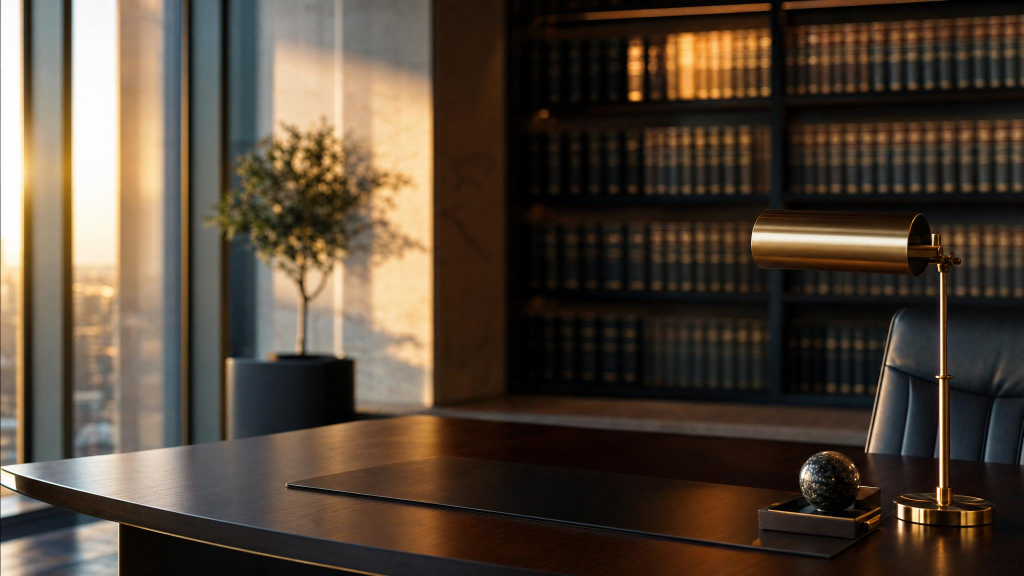
#> input picture images/hero-bg.jpg, 2048 x 1152 px, found by its file name (shown at 1/2 size)
$ python gen_og_card.py
#> lines starting #> are read from the running program, lines starting #| are printed output that depends on the picture
#!/usr/bin/env python3
"""
Generate images/og-card.jpg — the 1200x630 social-share card.

Why this exists: og:image must be a *landscape* ~1200x630 image, but the portrait
(full_portrait.jpeg) is 599x1024 (vertical). Pointing og:image straight at the portrait
while declaring 1200x630 lies to WhatsApp/Facebook/LinkedIn and breaks the preview.
This composites the portrait onto a softened crop of the hero background at the true size.

Run from the repo root:   python3 scripts/gen_og_card.py
Then rebuild + redeploy:  python3 build.py && npx wrangler pages deploy dist ...
"""
from PIL import Image, ImageFilter, ImageEnhance

W, H = 1200, 630
BG_SRC = "images/hero-bg.jpg"
PORTRAIT_SRC = "images/full_portrait.jpeg"
OUT = "images/og-card.jpg"

# background: cover-crop to 1200x630, then soften + darken so the portrait pops
bg = Image.open(BG_SRC).convert("RGB")
#> bg is the input picture: PIL image 2048x1152 RGB; mean R, G, B 82.1, 68.8, 55.3
scale = max(W / bg.width, H / bg.height)
#> scale = 0.586
bg = bg.resize((round(bg.width * scale), round(bg.height * scale)), Image.LANCZOS)
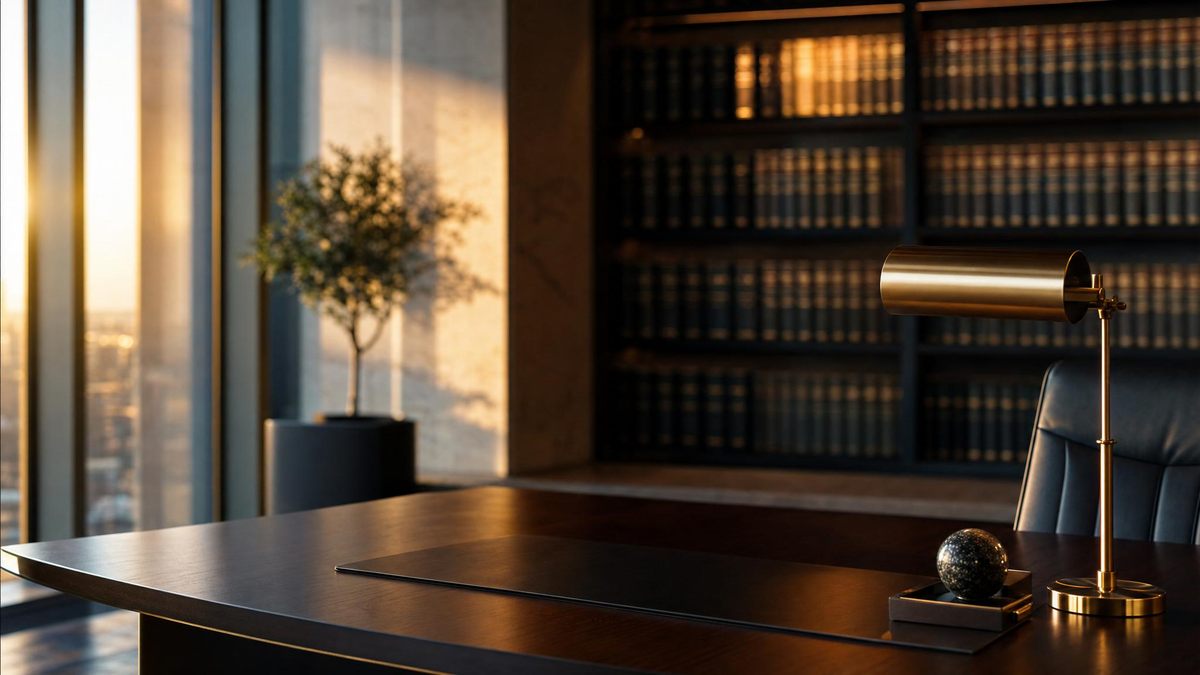
#> bg: PIL image 1200x675 RGB; mean R, G, B 82.1, 68.8, 55.4
left, top = (bg.width - W) // 2, (bg.height - H) // 2
#> left = 0; top = 22
bg = bg.crop((left, top, left + W, top + H))
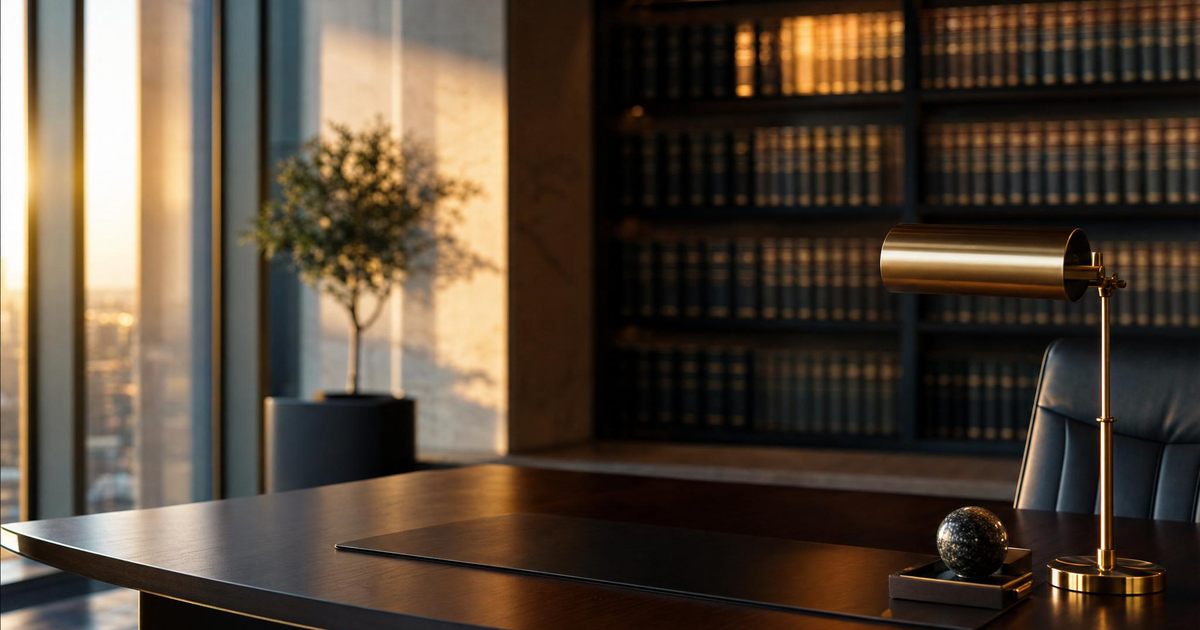
#> bg: PIL image 1200x630 RGB; mean R, G, B 83.6, 70, 56.2
bg = bg.filter(ImageFilter.GaussianBlur(6))
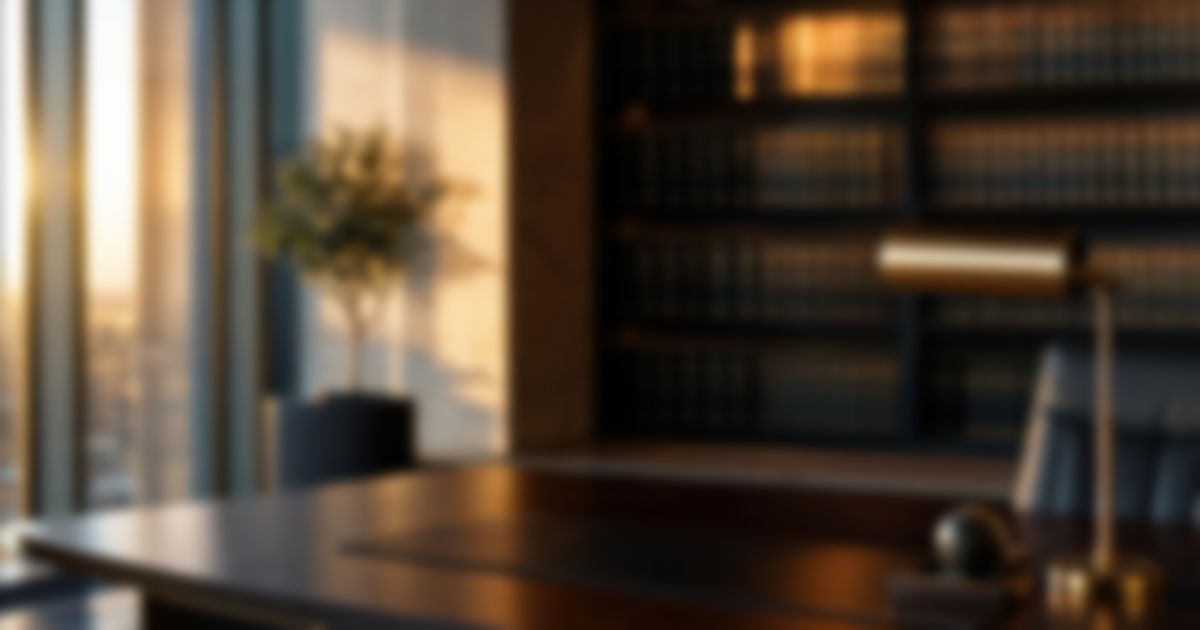
#> bg: PIL image 1200x630 RGB; mean R, G, B 83.5, 69.9, 56.1
bg = ImageEnhance.Brightness(bg).enhance(0.55)
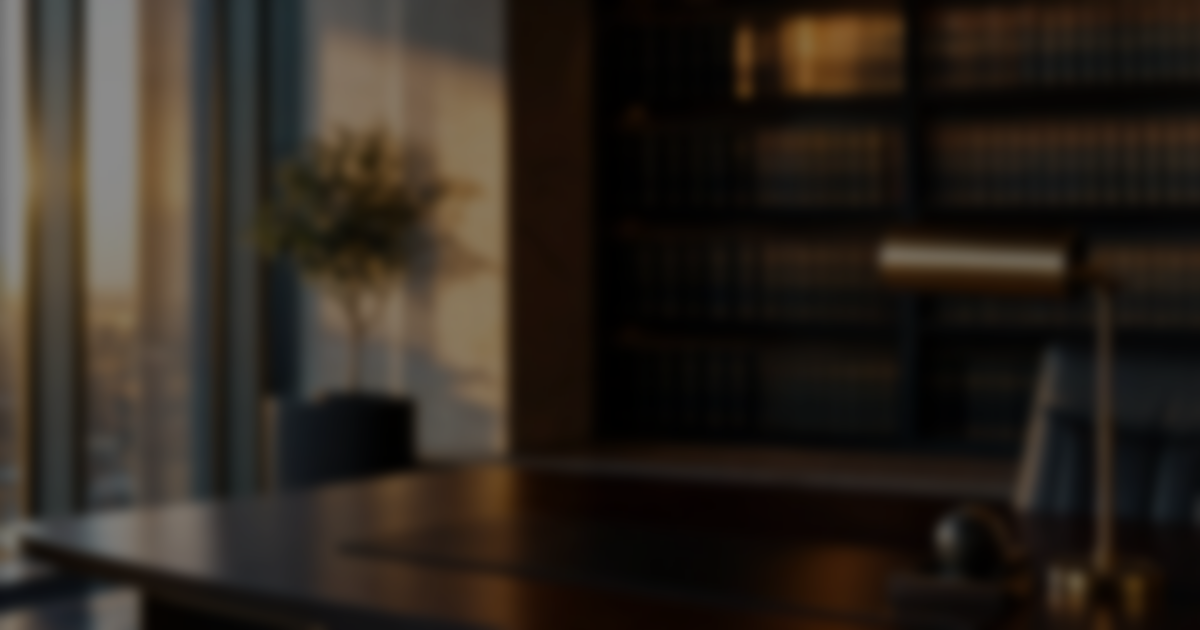
#> bg: PIL image 1200x630 RGB; mean R, G, B 45.4, 38, 30.4

# portrait: fit to card height with a margin, placed on the right (RTL site)
p = Image.open(PORTRAIT_SRC).convert("RGB")
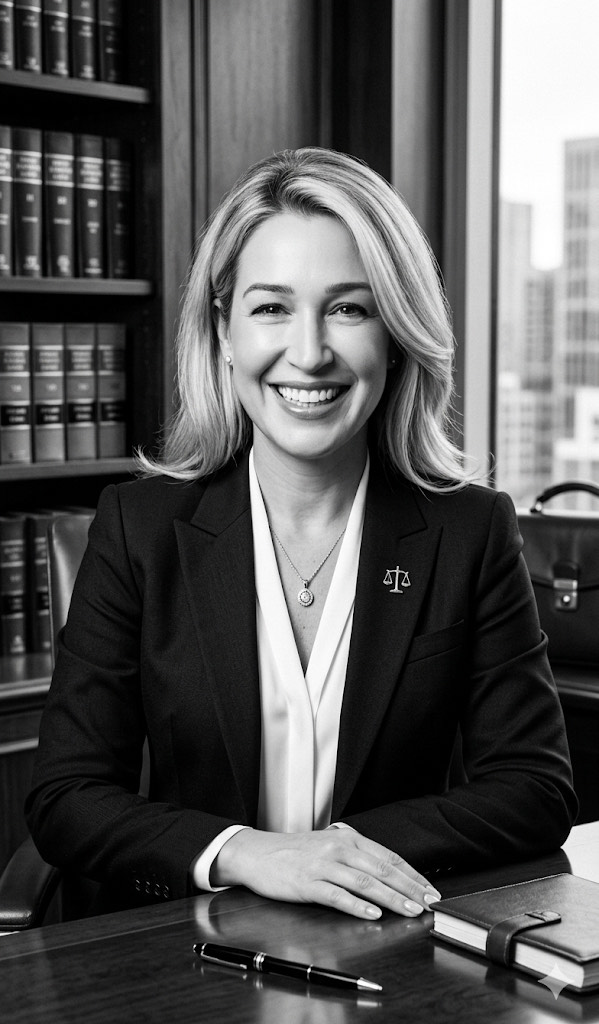
#> input picture images/full_portrait.jpeg, 599 x 1024 px, found by its file name
#> p is the input picture: PIL image 599x1024 RGB; mean R, G, B 87, 87, 87
target_h = H - 60
pw = round(p.width * (target_h / p.height))
#> pw = 333
p = p.resize((pw, target_h), Image.LANCZOS)
#> p: PIL image 333x570 RGB
bg.paste(p, (W - pw - 70, (H - target_h) // 2))
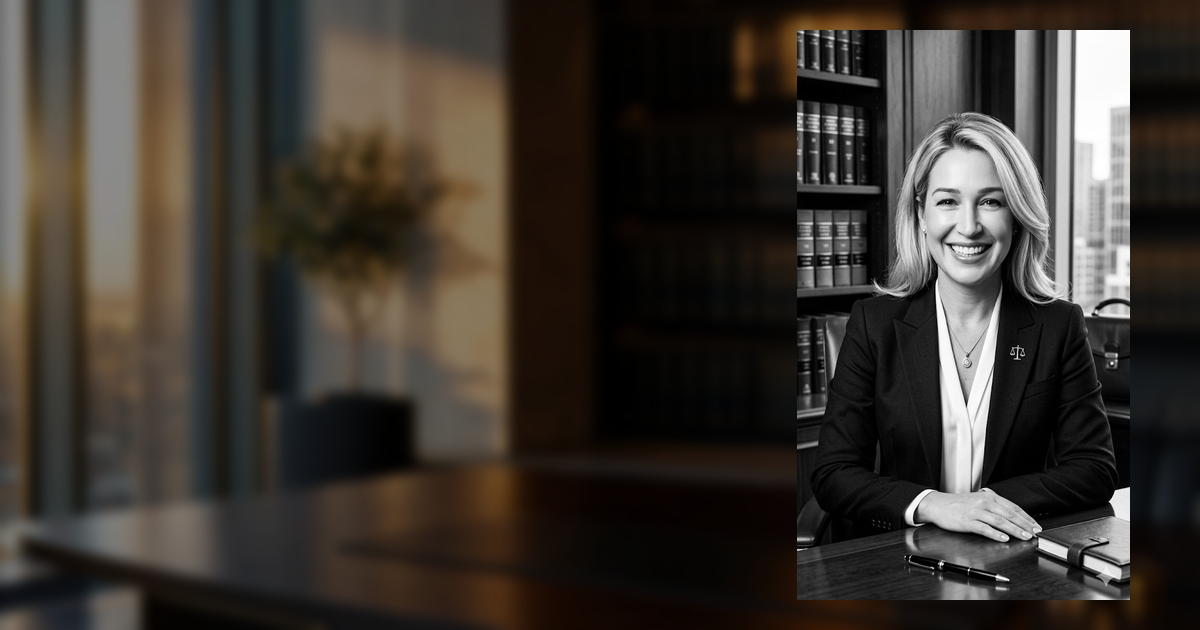
#> bg: PIL image 1200x630 RGB; mean R, G, B 60.1, 54.4, 48.3

bg.save(OUT, "JPEG", quality=88, optimize=True)
print(f"wrote {OUT}  {W}x{H}")
